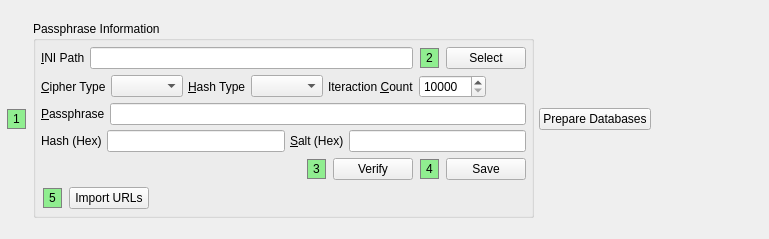
                  <widget class="QWidget" name="scrollAreaWidgetContents_12">
                   <property name="geometry">
                    <rect>
                     <x>0</x>
                     <y>0</y>
                     <width>769</width>
                     <height>239</height>
                    </rect>
                   </property>
                   <layout class="QVBoxLayout" name="verticalLayout_67">
                    <property name="spacing">
                     <number>5</number>
                    </property>
                    <property name="margin">
                     <number>5</number>
                    </property>
                    <item>
                     <layout class="QHBoxLayout" name="horizontalLayout_87">
                      <property name="spacing">
                       <number>5</number>
                      </property>
                      <item>
                       <widget class="QLabel" name="label_105">
                        <property name="sizePolicy">
                         <sizepolicy hsizetype="Preferred" vsizetype="Fixed">
                          <horstretch>0</horstretch>
                          <verstretch>0</verstretch>
                         </sizepolicy>
                        </property>
                        <property name="styleSheet">
                         <string notr="true">QLabel {
 border: 1px solid gray;
 background-color: lightgreen;
 border-radius: 10px;
 margin: 2px;
 padding: 2px;
 }</string>
                        </property>
                        <property name="text">
                         <string>1</string>
                        </property>
                       </widget>
                      </item>
                      <item>
                       <widget class="QGroupBox" name="groupBox_17">
                        <property name="styleSheet">
                         <string notr="true">QGroupBox::QLabel {\n border: 1px solid gray;\n background-color: lightgreen;\n border-radius: 10px;\n margin: 2px;\n padding: 2px;\n }
</string>
                        </property>
                        <property name="title">
                         <string>Passphrase Information</string>
                        </property>
                        <layout class="QVBoxLayout" name="verticalLayout_68">
                         <property name="spacing">
                          <number>5</number>
                         </property>
                         <property name="margin">
                          <number>5</number>
                         </property>
                         <item>
                          <layout class="QHBoxLayout" name="horizontalLayout_90">
                           <property name="spacing">
                            <number>5</number>
                           </property>
                           <item>
                            <widget class="QLabel" name="label_107">
                             <property name="text">
                              <string>&amp;INI Path</string>
                             </property>
                             <property name="buddy">
                              <cstring>urlIniPath</cstring>
                             </property>
                            </widget>
                           </item>
                           <item>
                            <widget class="QLineEdit" name="urlIniPath"/>
                           </item>
                           <item>
                            <widget class="QLabel" name="label_108">
                             <property name="sizePolicy">
                              <sizepolicy hsizetype="Preferred" vsizetype="Fixed">
                               <horstretch>0</horstretch>
                               <verstretch>0</verstretch>
                              </sizepolicy>
                             </property>
                             <property name="styleSheet">
                              <string notr="true">QLabel {
 border: 1px solid gray;
 background-color: lightgreen;
 border-radius: 10px;
 margin: 2px;
 padding: 2px;
 }</string>
                             </property>
                             <property name="text">
                              <string>2</string>
                             </property>
                            </widget>
                           </item>
                           <item>
                            <widget class="QPushButton" name="selectUrlIni">
                             <property name="text">
                              <string>Select</string>
                             </property>
                            </widget>
                           </item>
                          </layout>
                         </item>
                         <item>
                          <layout class="QHBoxLayout" name="horizontalLayout_93">
                           <property name="spacing">
                            <number>5</number>
                           </property>
                           <item>
                            <widget class="QLabel" name="label_109">
                             <property name="text">
                              <string>&amp;Cipher Type</string>
                             </property>
                             <property name="buddy">
                              <cstring>commonUrlCipher</cstring>
                             </property>
                            </widget>
                           </item>
                           <item>
                            <widget class="QComboBox" name="commonUrlCipher">
                             <property name="sizeAdjustPolicy">
                              <enum>QComboBox::AdjustToContents</enum>
                             </property>
                            </widget>
                           </item>
                           <item>
                            <widget class="QLabel" name="label_110">
                             <property name="text">
                              <string>&amp;Hash Type</string>
                             </property>
                             <property name="buddy">
                              <cstring>commonUrlHash</cstring>
                             </property>
                            </widget>
                           </item>
                           <item>
                            <widget class="QComboBox" name="commonUrlHash">
                             <property name="sizeAdjustPolicy">
                              <enum>QComboBox::AdjustToContents</enum>
                             </property>
                            </widget>
                           </item>
                           <item>
                            <widget class="QLabel" name="label_111">
                             <property name="text">
                              <string>Iteraction &amp;Count</string>
                             </property>
                             <property name="buddy">
                              <cstring>urlIteration</cstring>
                             </property>
                            </widget>
                           </item>
                           <item>
                            <widget class="QSpinBox" name="urlIteration">
                             <property name="minimum">
                              <number>10000</number>
                             </property>
                             <property name="maximum">
                              <number>999999999</number>
                             </property>
                             <property name="value">
                              <number>10000</number>
                             </property>
                            </widget>
                           </item>
                           <item>
                            <spacer name="horizontalSpacer_75">
                             <property name="orientation">
                              <enum>Qt::Horizontal</enum>
                             </property>
                             <property name="sizeHint" stdset="0">
                              <size>
                               <width>40</width>
                               <height>20</height>
                              </size>
                             </property>
                            </spacer>
                           </item>
                          </layout>
                         </item>
                         <item>
                          <layout class="QHBoxLayout" name="horizontalLayout_92">
                           <property name="spacing">
                            <number>5</number>
                           </property>
                           <item>
                            <widget class="QLabel" name="label_113">
                             <property name="text">
                              <string>&amp;Passphrase</string>
                             </property>
                             <property name="buddy">
                              <cstring>urlPassphrase</cstring>
                             </property>
                            </widget>
                           </item>
                           <item>
                            <widget class="QLineEdit" name="urlPassphrase">
                             <property name="echoMode">
                              <enum>QLineEdit::Password</enum>
                             </property>
                            </widget>
                           </item>
                          </layout>
                         </item>
                         <item>
                          <layout class="QHBoxLayout" name="horizontalLayout_88">
                           <property name="spacing">
                            <number>5</number>
                           </property>
                           <item>
                            <widget class="QLabel" name="label_116">
                             <property name="text">
                              <string>Hash (Hex)</string>
                             </property>
                             <property name="buddy">
                              <cstring>urlIniHash</cstring>
                             </property>
                            </widget>
                           </item>
                           <item>
                            <widget class="QLineEdit" name="urlIniHash"/>
                           </item>
                           <item>
                            <widget class="QLabel" name="label_112">
                             <property name="text">
                              <string>&amp;Salt (Hex)</string>
                             </property>
                             <property name="buddy">
                              <cstring>urlSalt</cstring>
                             </property>
                            </widget>
                           </item>
                           <item>
                            <widget class="QLineEdit" name="urlSalt"/>
                           </item>
                          </layout>
                         </item>
                         <item>
                          <layout class="QHBoxLayout" name="horizontalLayout_94">
                           <property name="spacing">
                            <number>5</number>
                           </property>
                           <item>
                            <spacer name="horizontalSpacer_74">
                             <property name="orientation">
                              <enum>Qt::Horizontal</enum>
                             </property>
                             <property name="sizeHint" stdset="0">
                              <size>
                               <width>40</width>
                               <height>20</height>
                              </size>
                             </property>
                            </spacer>
                           </item>
                           <item>
                            <widget class="QLabel" name="label_114">
                             <property name="sizePolicy">
                              <sizepolicy hsizetype="Preferred" vsizetype="Fixed">
                               <horstretch>0</horstretch>
                               <verstretch>0</verstretch>
                              </sizepolicy>
                             </property>
                             <property name="styleSheet">
                              <string notr="true">QLabel {
 border: 1px solid gray;
 background-color: lightgreen;
 border-radius: 10px;
 margin: 2px;
 padding: 2px;
 }</string>
                             </property>
                             <property name="text">
                              <string>3</string>
                             </property>
                            </widget>
                           </item>
                           <item>
                            <widget class="QPushButton" name="verify">
                             <property name="toolTip">
                              <string>&lt;html&gt;&lt;head/&gt;&lt;body&gt;&lt;p&gt;Compute a salted hash of the provided passphrase and compare it with the hash in the provided INI.&lt;/p&gt;&lt;/body&gt;&lt;/html&gt;</string>
                             </property>
                             <property name="text">
                              <string>Verify</string>
                             </property>
                            </widget>
                           </item>
                           <item>
                            <widget class="QLabel" name="label_115">
                             <property name="sizePolicy">
                              <sizepolicy hsizetype="Preferred" vsizetype="Fixed">
                               <horstretch>0</horstretch>
                               <verstretch>0</verstretch>
                              </sizepolicy>
                             </property>
                             <property name="styleSheet">
                              <string notr="true">QLabel {
 border: 1px solid gray;
 background-color: lightgreen;
 border-radius: 10px;
 margin: 2px;
 padding: 2px;
 }</string>
                             </property>
                             <property name="text">
                              <string>4</string>
                             </property>
                            </widget>
                           </item>
                           <item>
                            <widget class="QPushButton" name="saveUrlCredentials">
                             <property name="toolTip">
                              <string>&lt;html&gt;&lt;head/&gt;&lt;body&gt;&lt;p&gt;Save the generated key and relevant information.&lt;/p&gt;&lt;/body&gt;&lt;/html&gt;</string>
                             </property>
                             <property name="text">
                              <string>Save</string>
                             </property>
                            </widget>
                           </item>
                          </layout>
                         </item>
                         <item>
                          <layout class="QHBoxLayout" name="horizontalLayout_91">
                           <property name="spacing">
                            <number>5</number>
                           </property>
                           <item>
                            <widget class="QLabel" name="label_106">
                             <property name="sizePolicy">
                              <sizepolicy hsizetype="Preferred" vsizetype="Fixed">
                               <horstretch>0</horstretch>
                               <verstretch>0</verstretch>
                              </sizepolicy>
                             </property>
                             <property name="styleSheet">
                              <string notr="true">QLabel {
 border: 1px solid gray;
 background-color: lightgreen;
 border-radius: 10px;
 margin: 2px;
 padding: 2px;
 }</string>
                             </property>
                             <property name="text">
                              <string>5</string>
                             </property>
                            </widget>
                           </item>
                           <item>
                            <widget class="QPushButton" name="importUrls">
                             <property name="toolTip">
                              <string>&lt;html&gt;&lt;head/&gt;&lt;body&gt;&lt;p&gt;Import URL data from the shared.db database.&lt;/p&gt;&lt;/body&gt;&lt;/html&gt;</string>
                             </property>
                             <property name="text">
                              <string>Import URLs</string>
                             </property>
                            </widget>
                           </item>
                           <item>
                            <spacer name="horizontalSpacer_76">
                             <property name="orientation">
                              <enum>Qt::Horizontal</enum>
                             </property>
                             <property name="sizeHint" stdset="0">
                              <size>
                               <width>40</width>
                               <height>20</height>
                              </size>
                             </property>
                            </spacer>
                           </item>
                          </layout>
                         </item>
                        </layout>
                       </widget>
                      </item>
                      <item>
                       <widget class="QPushButton" name="prepareUrlDatabases_2">
                        <property name="text">
                         <string>Prepare Databases</string>
                        </property>
                       </widget>
                      </item>
                      <item>
                       <spacer name="horizontalSpacer_71">
                        <property name="orientation">
                         <enum>Qt::Horizontal</enum>
                        </property>
                        <property name="sizeHint" stdset="0">
                         <size>
                          <width>40</width>
                          <height>20</height>
                         </size>
                        </property>
                       </spacer>
                      </item>
                     </layout>
                    </item>
                   </layout>
                  </widget>
